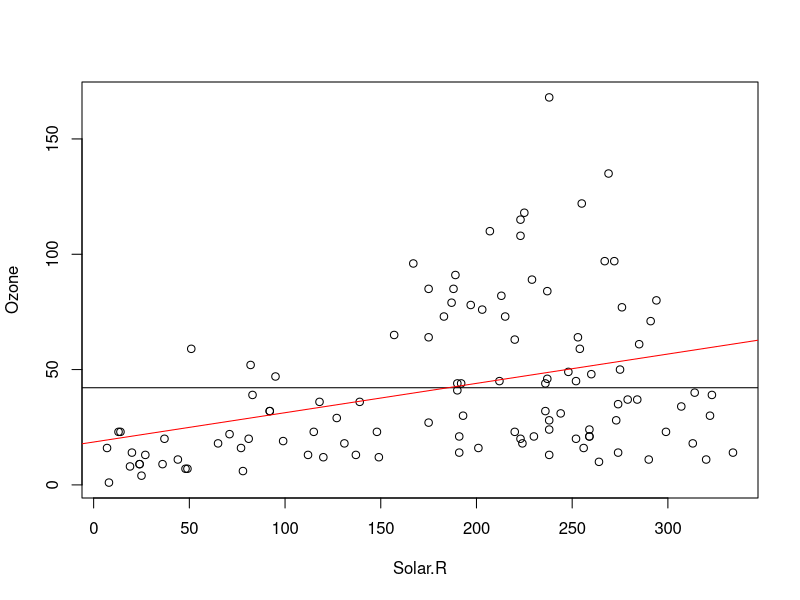
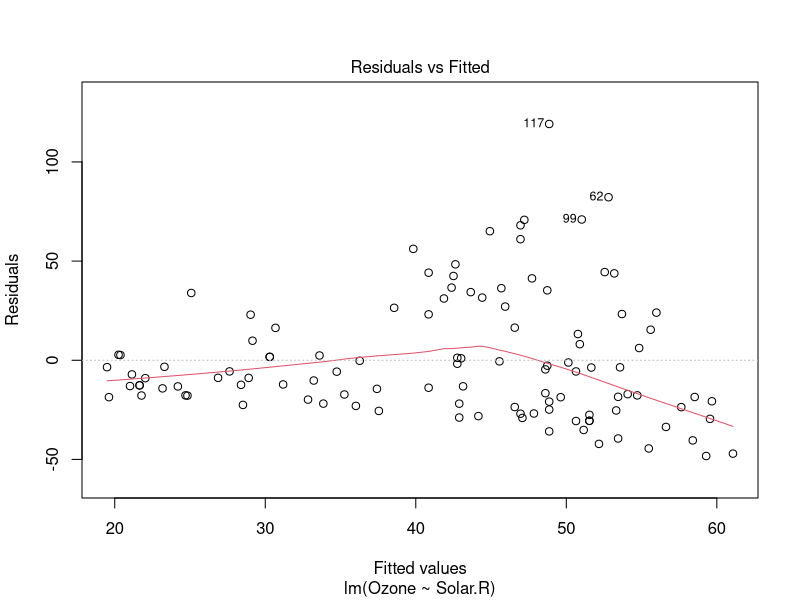
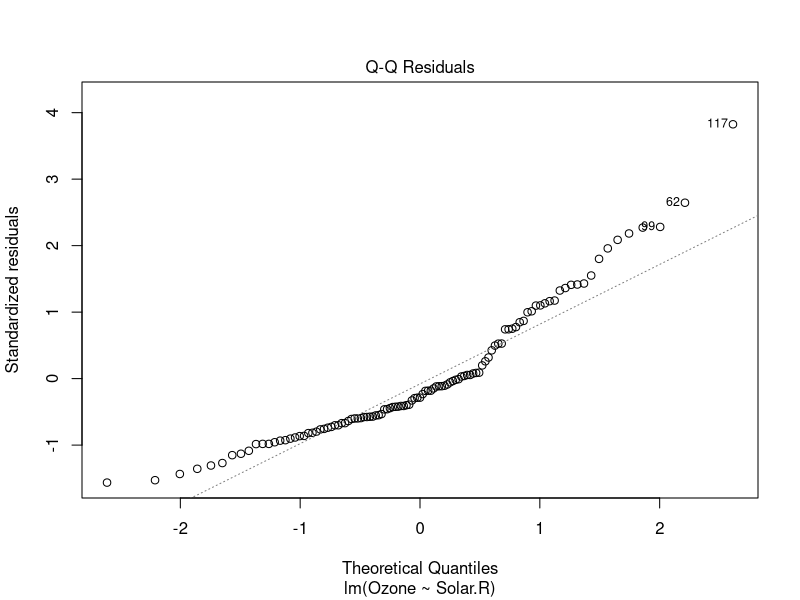
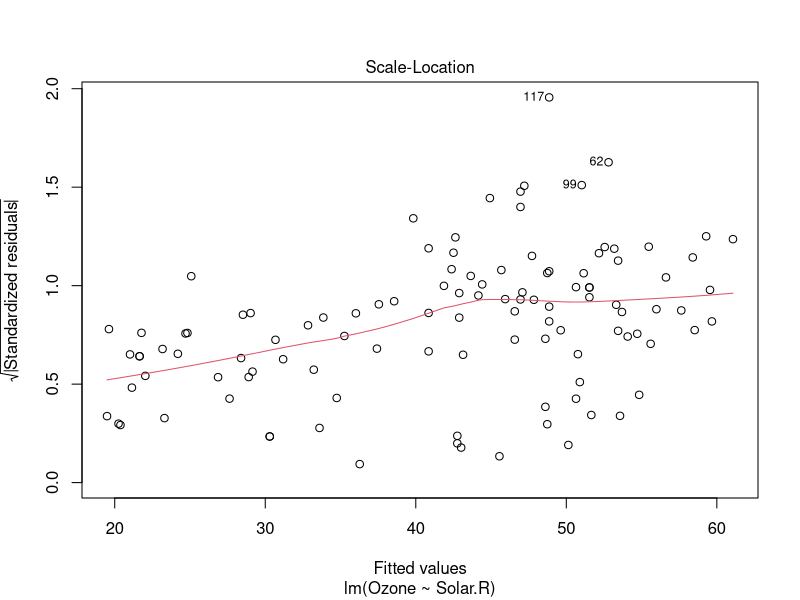
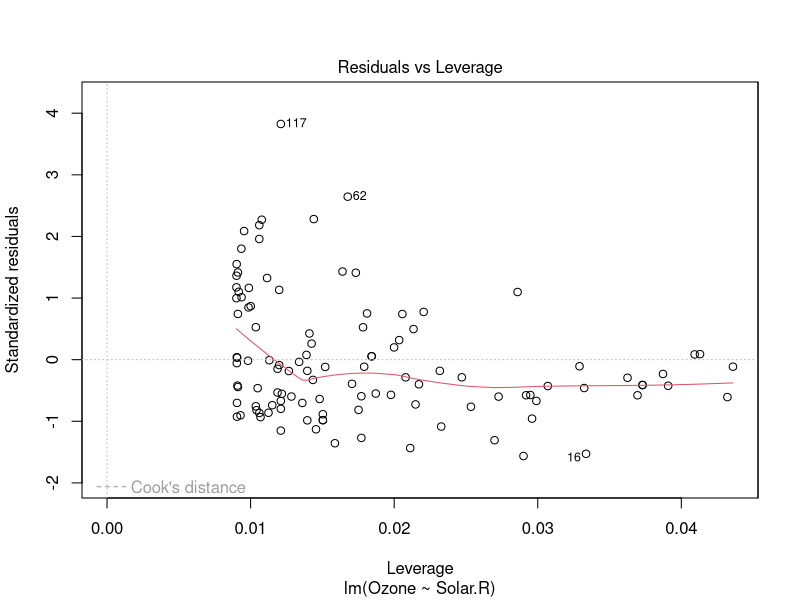

R code for these plots, in order:
#Regression analysis
#linear regression model
#plotting
head(airquality,5)
names(airquality)
plot(Ozone~Solar.R,data=airquality)
#WHy??
mean(airquality$Ozone)
#Mean
mean(airquality$Ozone,na.rm = TRUE)
mean.ozone <- mean(airquality$Ozone,na.rm = TRUE)
#Fitting the mean to the graph
abline(h=mean.ozone)
#Fitting Regression Line to the graph
model1 <- lm(Ozone~Solar.R,data=airquality)
model1
abline(model1,col="red")
#plotiing 
plot(model1)
#Summary
summary(model1)

